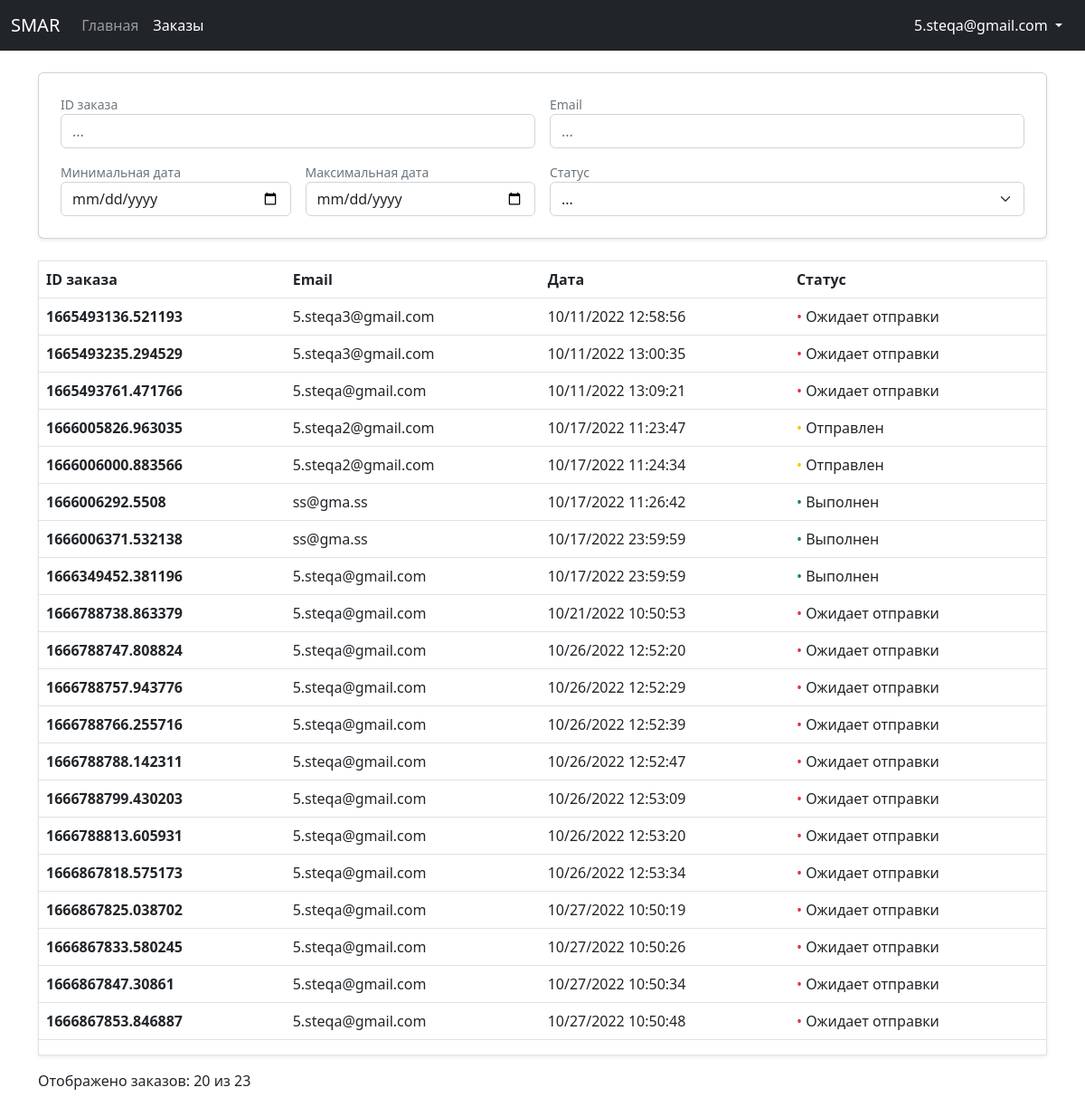
The page /dashboard/orders/ (signed in) on the database as committed earlier.
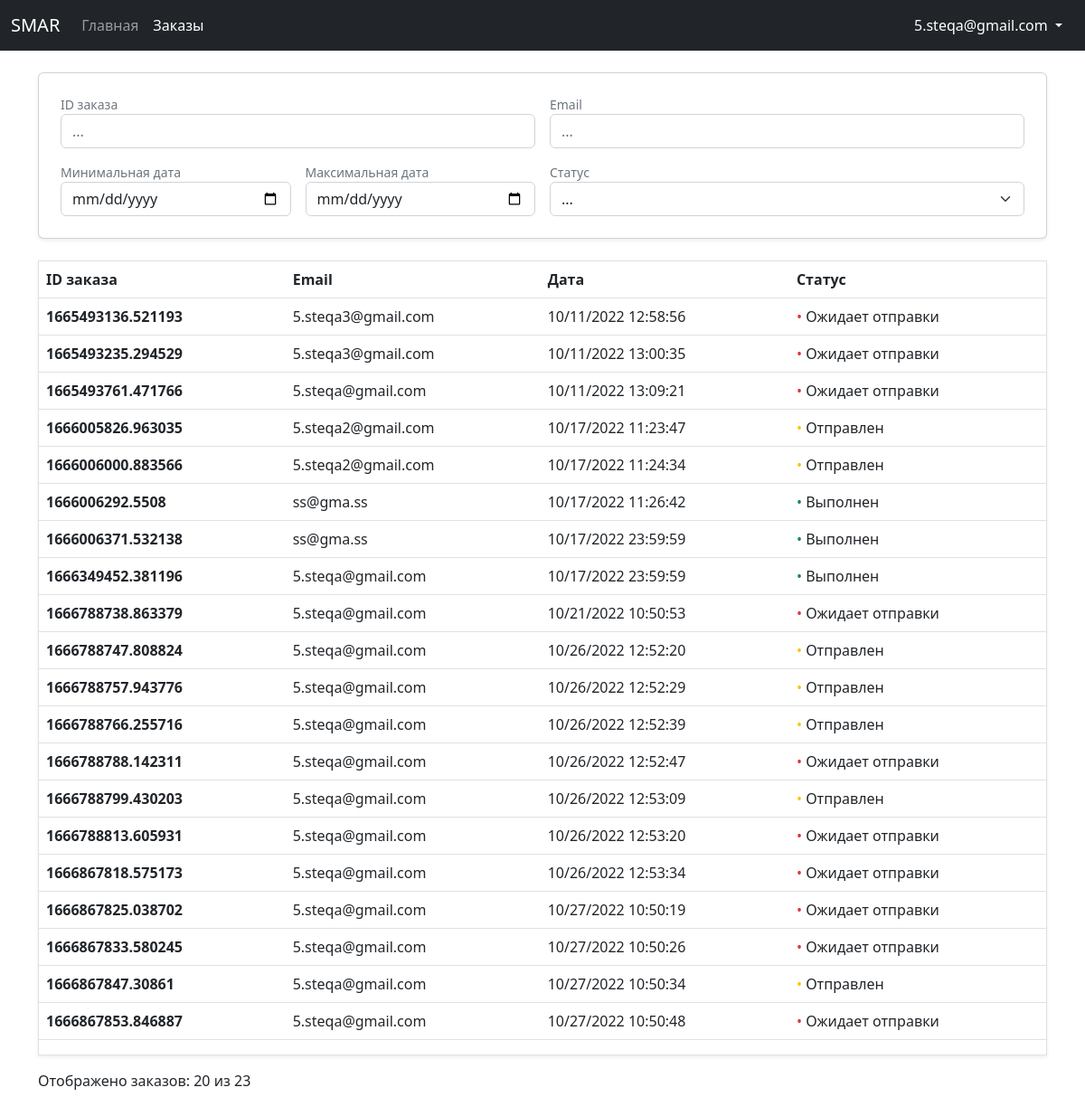
The same page on the database as committed later.
### store/models.py (models this page shows, shortened)
class Order(models.Model):
    ORDER_STATUSES = [
        (False, 'Не оформлен'),
        ('1', 'Ожидает отправки'),
        ('2', 'Отправлен'),
        ('3', 'Выполнен'),
    ]
    customer = models.ForeignKey(CustomUser, on_delete=models.SET_NULL, null=True)
    date_ordered = models.DateTimeField(auto_now_add=True)
    date_updated = models.DateTimeField(auto_now=True)
    status = models.CharField(max_length=16, choices=ORDER_STATUSES, default=False)
    transaction_id = models.CharField(max_length=200)

### authentication/models.py (models this page shows)
class CustomUser(AbstractUser):
    email = models.EmailField(_('email address'), unique=True)
    fio = models.CharField(_('ФИО'), max_length=200)
    USERNAME_FIELD = 'email'
    REQUIRED_FIELDS = []

### authentication/decorators.py (the view)
        def wrapper_func(request, *args, **kwargs):
            if request.user.groups.exists():
                for group in request.user.groups.all():
                    if group.name in allowed_roles:
                        return view_func(request, *args, **kwargs)
            return redirect('store')

### sales_dashboard/views.py (called while the page is built)
@allowed_users(allowed_roles=['seller'])
def orders(request):
    orders = Order.objects.exclude(status=False)
    page_orders = paginate_orders(request, orders)
    if page_orders.paginator.num_pages == 1:
        displayed_orders = page_orders.paginator.object_list.count()
    else:
        displayed_orders = 20
    context = {
        'orders': page_orders,
        'displayed_orders': displayed_orders,
        'total_orders': page_orders.paginator.object_list.count()
    }
    return render(request, 'sales_dashboard/orders.html', context)

def paginate_orders(request, orders):
    paginator = Paginator(orders, 20)
    page_number = request.GET.get('page')
    page_orders = paginator.get_page(page_number)
    return page_orders

### sales_dashboard/templates/sales_dashboard/orders.html (shortened to what this page needs)
{% extends 'sales_dashboard/base.html' %}
{% load static %}
{% block active-orders %}active{% endblock %}
{% block content %}
<div class="my-4">
    <div class="card shadow-sm mb-4 p-4">
        <div>
            <form id="filterForm" method="get">
                <div class="row g-3">
                    <div class="col-6">
                        <div class="form-text my-0">ID заказа</div>
                        <input type="text" class="form-control" name="transaction_id" placeholder="...">
                    </div>
                    <div class="col-6">
                        <div class="form-text my-0">Email</div>
                        <input type="text" class="form-control" name="email" placeholder="...">
                    </div>
                    <div class="col-md-3 col-6">
                        <div class="form-text my-0">Минимальная дата</div>
                        <input type="date" class="form-control" name="date_ordered_min">
                    </div>
                    <div class="col-md-3 col-6">
                        <div class="form-text my-0">Максимальная дата</div>
                        <input type="date" class="form-control" name="date_ordered_max">
                    </div>
                    <div class="col-md-6 col-12">
                        <div class="form-text my-0">Статус</div>
                        <select class="form-control form-select" name="status" aria-label="Default select example">
                            <option selected value>...</option>
                        </select>
                    </div>
                </div>
            </form>
        </div>
    </div>
    <table class="table table-hover shadow-sm border">
        <thead>
            <tr>
                <form id="sortForm" method="get">
                    <th scope="col">
                        <label for="sort_transaction_id" class="not-select pointer link-hover">ID заказа
                        </label>
                    </th>
                    <th scope="col">
                        <label for="sort_email" class="not-select pointer link-hover">Email
                        </label>
                    </th>
                    <th scope="col">
                        <label for="sort_date_ordered" class="not-select pointer link-hover">Дата
                        </label>
                    </th>
                    <th scope="col">
                        <label for="sort_status" class="not-select pointer link-hover">Статус
                        </label>
                    </th>
                </form>
            </tr>
        </thead>
        <tbody id="orders">
            {% include 'sales_dashboard/orders-list.html' %}
        </tbody>
    </table>
    <div style="margin-bottom: 200px;">
        <p>
            Отображено заказов:
            <span id="displayedOrders">{{ displayed_orders }}</span>
            из
            <span id="totalOrders">{{ total_orders }}</span>
        </p>
    </div>
</div>
{% endblock %}

### sales_dashboard/templates/sales_dashboard/orders-list.html
{% for order in orders %}
<tr>
    <td><a href="{% url 'order' order.pk %}" class="text-dark fw-semibold table-link">{{ order.transaction_id }}</a></td>
    <td>{{ order.customer }}</td>
    <td>{{ order.date_ordered|date:"m/d/Y G:i:s" }}</td>
    <td>
        {% if order.status == '1' %}
        <span class="text-danger">&bull;</span>
        {% elif order.status == '2' %}
        <span class="text-warning">&bull;</span>
        {% elif order.status == '3' %}
        <span class="text-success">&bull;</span>
        {% endif %}
        {{ order.get_status_display }}
    </td>
</tr>
{% endfor %}
<tr>
    <td></td>
    <td></td>
    <td></td>
    <td></td>
</tr>

Rows that differ between the two databases and show on the page:
changed Order (number 10 of 20 on the later page): status "Ожидает отправки" → "Отправлен"
changed Order (number 11 of 20 on the later page): status "Ожидает отправки" → "Отправлен"
changed Order (number 12 of 20 on the later page): status "Ожидает отправки" → "Отправлен"
changed Order (number 14 of 20 on the later page): status "Ожидает отправки" → "Отправлен"
changed Order (number 19 of 20 on the later page): status "Ожидает отправки" → "Отправлен"
